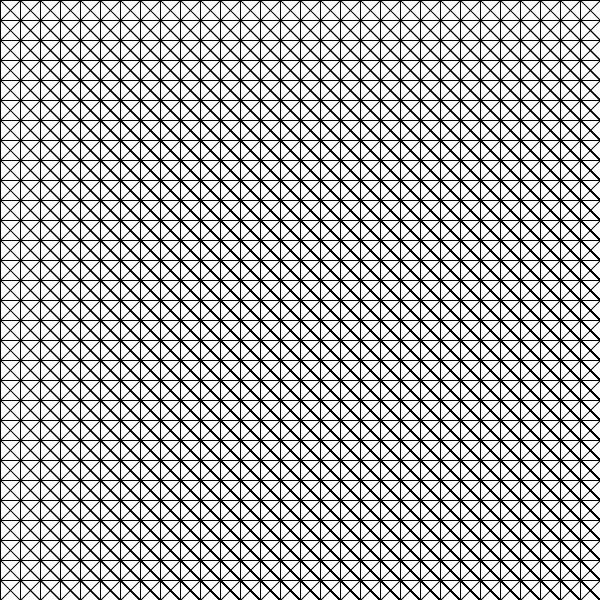
Frame 1 (no input)
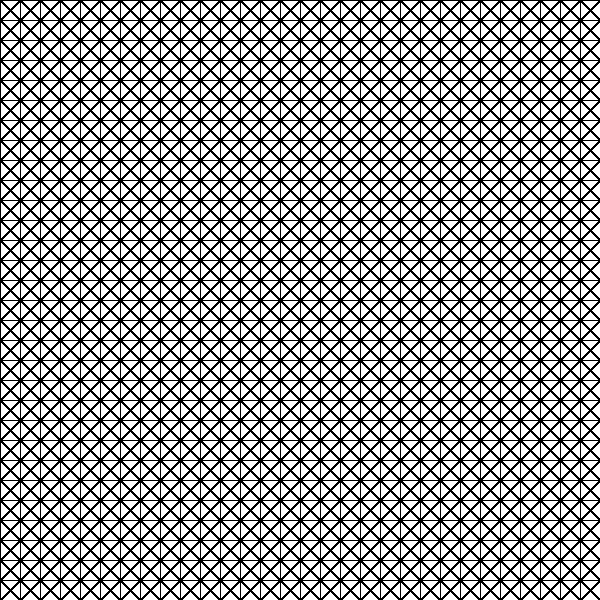
Frame 60 (the mouse pressed at the canvas centre just before this capture)
Frame 120 (the mouse held since frame 60 and released just before this capture): identical to frame 60, image omitted

The Processing sketch that drew these frames (run headless with seeded random() and noise(); from frame 60 on, the mouse is pressed at the canvas centre):

// Processing sketch: lines
// ── lines.pde
int wid = 20;

void setup() {
   size(600, 600);
   frameRate(20);
   background(255);
}

void draw() {
   for(int x = 0; x < width; x += wid) {
      for(int y = 0; y < height; y += wid) {
         line(x, y, x + height, y);
         line(x, y, x, y + width);
          line(x, y, x + height, y + width);
          line(x + wid, y , x, y + wid);
      }
   }  
}
